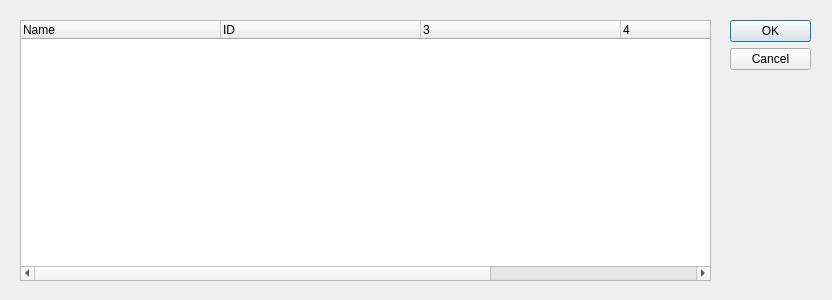
<?xml version="1.0" encoding="UTF-8"?>
<ui version="4.0">
 <class>editSeletableRiskReduction</class>
 <widget class="QDialog" name="editSeletableRiskReduction">
  <property name="geometry">
   <rect>
    <x>0</x>
    <y>0</y>
    <width>832</width>
    <height>300</height>
   </rect>
  </property>
  <property name="windowTitle">
   <string>Dialog</string>
  </property>
  <widget class="QDialogButtonBox" name="buttonBox">
   <property name="geometry">
    <rect>
     <x>730</x>
     <y>20</y>
     <width>81</width>
     <height>241</height>
    </rect>
   </property>
   <property name="orientation">
    <enum>Qt::Vertical</enum>
   </property>
   <property name="standardButtons">
    <set>QDialogButtonBox::Cancel|QDialogButtonBox::Ok</set>
   </property>
  </widget>
  <widget class="QTreeWidget" name="treeWidget">
   <property name="geometry">
    <rect>
     <x>20</x>
     <y>20</y>
     <width>691</width>
     <height>261</height>
    </rect>
   </property>
   <attribute name="headerDefaultSectionSize">
    <number>200</number>
   </attribute>
   <attribute name="headerMinimumSectionSize">
    <number>29</number>
   </attribute>
   <column>
    <property name="text">
     <string>Name</string>
    </property>
   </column>
   <column>
    <property name="text">
     <string>ID</string>
    </property>
   </column>
   <column>
    <property name="text">
     <string/>
    </property>
   </column>
   <column>
    <property name="text">
     <string/>
    </property>
   </column>
   <column>
    <property name="text">
     <string>Risikominderung</string>
    </property>
   </column>
  </widget>
 </widget>
 <resources/>
 <connections>
  <connection>
   <sender>buttonBox</sender>
   <signal>accepted()</signal>
   <receiver>editSeletableRiskReduction</receiver>
   <slot>accept()</slot>
   <hints>
    <hint type="sourcelabel">
     <x>248</x>
     <y>254</y>
    </hint>
    <hint type="destinationlabel">
     <x>157</x>
     <y>274</y>
    </hint>
   </hints>
  </connection>
  <connection>
   <sender>buttonBox</sender>
   <signal>rejected()</signal>
   <receiver>editSeletableRiskReduction</receiver>
   <slot>reject()</slot>
   <hints>
    <hint type="sourcelabel">
     <x>316</x>
     <y>260</y>
    </hint>
    <hint type="destinationlabel">
     <x>286</x>
     <y>274</y>
    </hint>
   </hints>
  </connection>
 </connections>
</ui>
